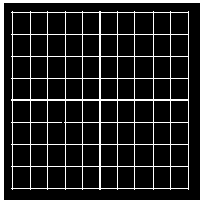
%> input picture Lab 5-A/Image_4.bmp, 200 x 200 px
$ octave check1.m   (GNU Octave 9; MATLAB toolbox functions it lacks are replaced by stand-ins)
%> lines starting %> are read from the running program, lines starting %| are printed output that depends on the picture; in (x1, y1, x2, y2) boxes, pixels count from 0 and x2, y2 are one past the last pixel; in counts of white or black regions, pixels touching at a corner belong together; the program's own positions count from 1
I = imread('Image_4.bmp'); % Read Image
%> I: size 200x200 logical; 13% white; 2 white regions, box (x1, y1, x2, y2) and area: (11, 11, 189, 190) 3806, (0, 0, 200, 200) 1388
[rows,cols] = size(I);
%> rows = 200; cols = 200
f = fftshift(fft2(I));
wmax = max(f(:));
%> wmax = 5194
C = I;
[r c] = size(I);
%> r = 200; c = 200
for i = 1 : c
    for j =1 : r
        C(i,j) = (f(i,j) > .9*wmax) | (f(i,j) < .001*wmax);
    end;
end;
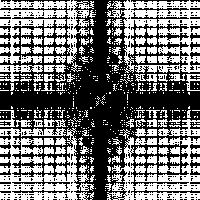
%> C: size 200x200 logical; 46.1% white; 517 white regions (413 under 20 px), largest, box (x1, y1, x2, y2) and area: (0, 128, 94, 200) 3236, (107, 0, 200, 73) 3183, (0, 0, 94, 72) 2501
B = abs(ifft2(f.*C));
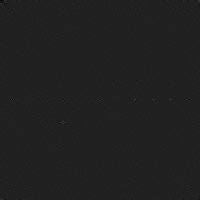
%> B: size 200x200 double; min 0.00103, max 0.37, mean 0.13
figure;
subplot(121);
imshow(I);
title('Original');
subplot(122);
imshow(B);
title('Filtered');
